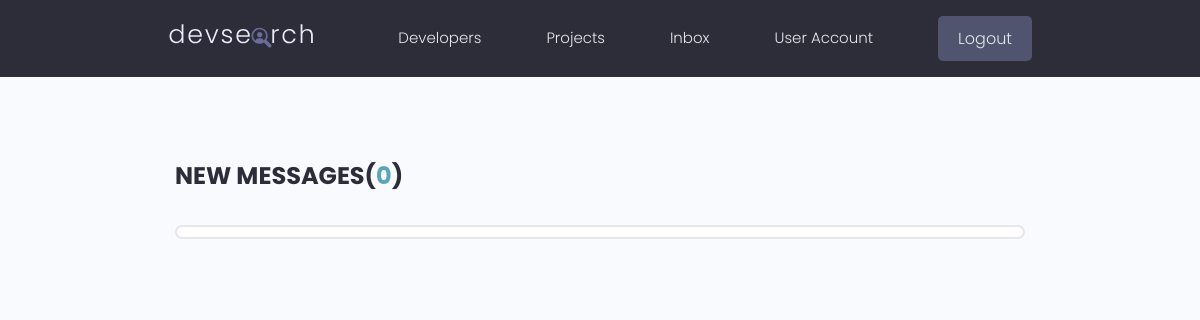
The page /inbox/ (signed in) on the database as committed earlier.
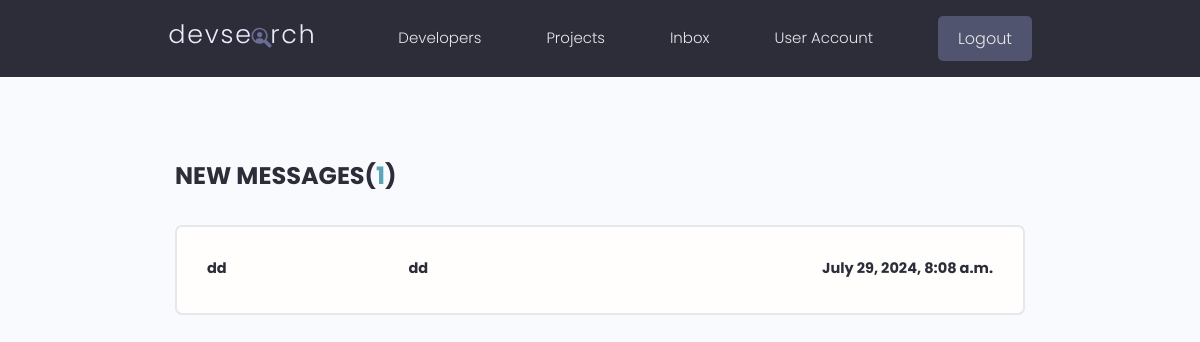
The same page on the database as committed later.
### users/models.py (models this page shows, shortened)
class Message(models.Model):
    sender = models.ForeignKey(Profile, on_delete=models.SET_NULL,null=True,blank=True)
    recipient = models.ForeignKey(Profile, on_delete=models.SET_NULL,null=True,blank=True, related_name='messages')
    name = models.CharField(max_length=200, null=True, blank=False)
    email = models.EmailField(max_length=200, null=True, blank=False)
    subject = models.CharField(max_length=200, null=True, blank=False)
    body = models.TextField()
    is_read = models.BooleanField(default=False, null=True)
    created =models.DateTimeField(auto_now_add=True)
    id = models.UUIDField(default=uuid.uuid4, unique=True,editable=False,
                            primary_key=True)
    class Meta:
        ordering = ['is_read', '-created']

### users/views.py (the view)
# urls.py: path('inbox/', views.inbox, name='inbox'),
@login_required(login_url="login")
def inbox(request):
    profile = request.user.profile
    messageRequests = profile.messages.all()
    unreadCount = profile.messages.filter(is_read=False).count()
    context = {'messageRequests':messageRequests,'unreadCount':unreadCount }
    return render(request, 'users/inbox.html', context)

### users/templates/users/inbox.html
{% include 'main.html' %}
  {% block content %}
  <main class="inbox my-xl">
    <div class="content-box">
      <h3 class="inbox__title">New Messages(<span>{{unreadCount}}</span>)</h3>
      <ul class="messages">
        {% for message in messageRequests %}
          {% if message.is_read == False %}
          <li class="message message--unread">
            {% else %}
            <li class="message message">
          {% endif %}
          <a href="{% url 'message' message.id %}">
            <span class="message__author">{{message.name}}</span>
            <span class="message__subject">{{message.subject}}</span>
            <span class="message__date">{{message.created}}</span>
          </a>
        </li>
      {% endfor %}
      </ul>
    </div>
  </main>
  {% endblock content %}

Rows that differ between the two databases and show on the page:
added Message: name "dd", subject "dd", created "July 29, 2024, 8:08 a.m."
Other text that changed with them:
{{ unreadCount }}: "0" → "1"
